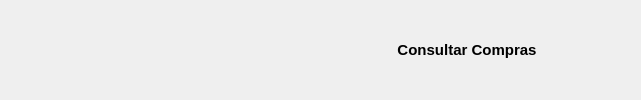
     <widget class="QWidget" name="widget_cabecalho" native="true">
      <property name="styleSheet">
       <string notr="true"/>
      </property>
      <layout class="QHBoxLayout" name="horizontalLayout">
       <item>
        <widget class="QLabel" name="label_14">
         <property name="sizePolicy">
          <sizepolicy hsizetype="Minimum" vsizetype="Preferred">
           <horstretch>0</horstretch>
           <verstretch>0</verstretch>
          </sizepolicy>
         </property>
         <property name="minimumSize">
          <size>
           <width>300</width>
           <height>0</height>
          </size>
         </property>
         <property name="font">
          <font>
           <pointsize>11</pointsize>
           <weight>75</weight>
           <bold>true</bold>
          </font>
         </property>
         <property name="text">
          <string/>
         </property>
         <property name="alignment">
          <set>Qt::AlignCenter</set>
         </property>
        </widget>
       </item>
       <item>
        <widget class="QLabel" name="label_13">
         <property name="sizePolicy">
          <sizepolicy hsizetype="Minimum" vsizetype="Preferred">
           <horstretch>0</horstretch>
           <verstretch>0</verstretch>
          </sizepolicy>
         </property>
         <property name="minimumSize">
          <size>
           <width>300</width>
           <height>0</height>
          </size>
         </property>
         <property name="font">
          <font>
           <pointsize>11</pointsize>
           <weight>75</weight>
           <bold>true</bold>
          </font>
         </property>
         <property name="text">
          <string>Consultar Compras</string>
         </property>
         <property name="alignment">
          <set>Qt::AlignCenter</set>
         </property>
        </widget>
       </item>
       <item>
        <widget class="QLabel" name="label">
         <property name="text">
          <string/>
         </property>
        </widget>
       </item>
      </layout>
     </widget>
